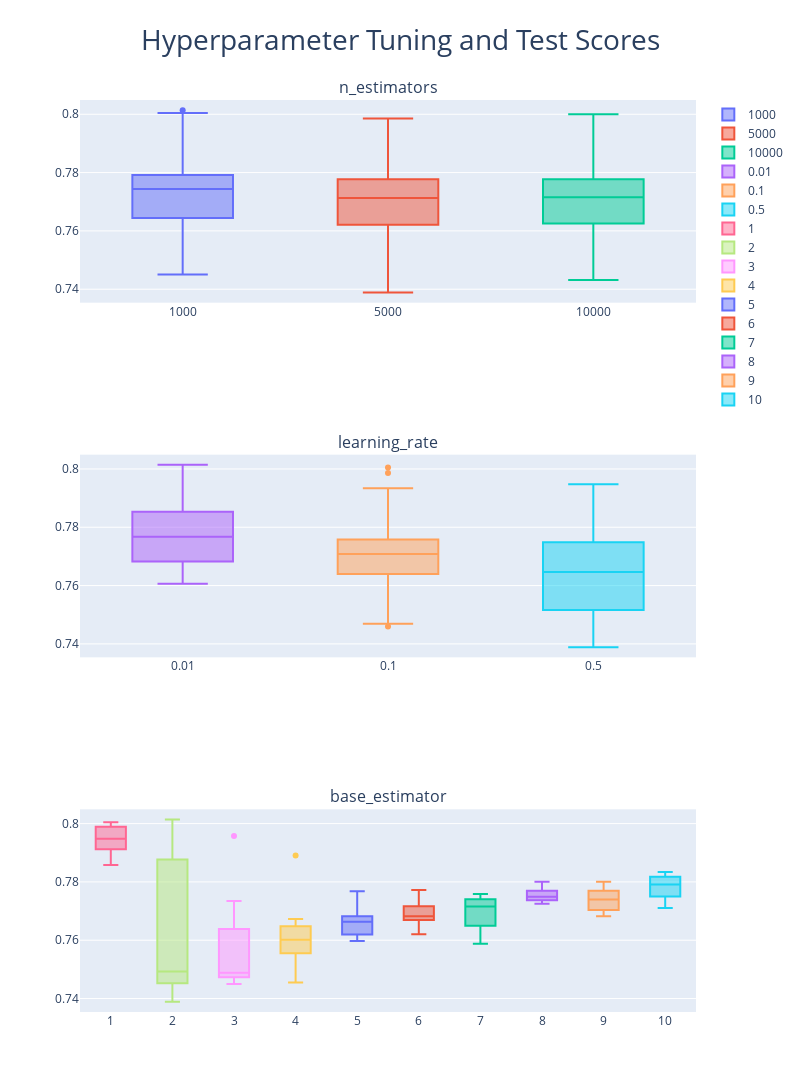

The notebook cell saved with this chart:
### Code cell
fig = make_subplots(3,1, subplot_titles=('n_estimators','learning_rate','base_estimator'))

for idc in range(len(x_nest_lst)):
    fig.add_box(y=y_nest_lst[idc],name=str(x_nest_lst[idc]), row=1,col=1)

for idc in range(len(x_lr_lst)):
    fig.add_box(y=y_lr_lst[idc],name=str(x_lr_lst[idc]), row=2,col=1)

for idc in range(len(x_base_lst)):
    fig.add_box(y=y_base_lst[idc],name=str(x_base_lst[idc]), row=3,col=1)

fig.update_layout({'title':{'text':'Hyperparameter Tuning and Test Scores', 'x':0.5, 'font':{'size':28}},
                  'width':800, 'height':1200})
    
iplot(fig)

### Figure 1 — Plotly figure (JSON) as saved in the notebook; plotly's stock layout.template omitted (floating-point values rounded to 4 significant figures)
{"data": [{"name": "1000", "type": "box", "xaxis": "x", "y": [0.7924, 0.8014, 0.7957, 0.7891, 0.7768, 0.7773, 0.7649, 0.7749, 0.7682, 0.7791, 0.8005, 0.7777, 0.7469, 0.7602, 0.7664, 0.7706, 0.7692, 0.7801, 0.7739, 0.7754, 0.7948, 0.7493, 0.745, 0.7455, 0.7616, 0.7645, 0.7588, 0.7749, 0.7768, 0.7739], "yaxis": "y"}, {"name": "5000", "type": "box", "xaxis": "x", "y": [0.7976, 0.7948, 0.7735, 0.7673, 0.7682, 0.7678, 0.7758, 0.7768, 0.7801, 0.7825, 0.7986, 0.7493, 0.7474, 0.7588, 0.7682, 0.7682, 0.7716, 0.773, 0.7777, 0.7711, 0.7858, 0.7389, 0.7488, 0.7517, 0.7621, 0.7621, 0.7649, 0.7725, 0.7749, 0.7787], "yaxis": "y"}, {"name": "10000", "type": "box", "xaxis": "x", "y": [0.8, 0.7853, 0.7607, 0.7626, 0.7654, 0.7682, 0.7744, 0.7777, 0.773, 0.7815, 0.7934, 0.746, 0.7483, 0.764, 0.7668, 0.7749, 0.7739, 0.7758, 0.7697, 0.7834, 0.7877, 0.7431, 0.7493, 0.7569, 0.7597, 0.7687, 0.7725, 0.7739, 0.7706, 0.7815], "yaxis": "y"}, {"name": "0.01", "type": "box", "xaxis": "x2", "y": [0.7924, 0.8014, 0.7957, 0.7891, 0.7768, 0.7773, 0.7649, 0.7749, 0.7682, 0.7791, 0.7976, 0.7948, 0.7735, 0.7673, 0.7682, 0.7678, 0.7758, 0.7768, 0.7801, 0.7825, 0.8, 0.7853, 0.7607, 0.7626, 0.7654, 0.7682, 0.7744, 0.7777, 0.773, 0.7815], "yaxis": "y2"}, {"name": "0.1", "type": "box", "xaxis": "x2", "y": [0.8005, 0.7777, 0.7469, 0.7602, 0.7664, 0.7706, 0.7692, 0.7801, 0.7739, 0.7754, 0.7986, 0.7493, 0.7474, 0.7588, 0.7682, 0.7682, 0.7716, 0.773, 0.7777, 0.7711, 0.7934, 0.746, 0.7483, 0.764, 0.7668, 0.7749, 0.7739, 0.7758, 0.7697, 0.7834], "yaxis": "y2"}, {"name": "0.5", "type": "box", "xaxis": "x2", "y": [0.7948, 0.7493, 0.745, 0.7455, 0.7616, 0.7645, 0.7588, 0.7749, 0.7768, 0.7739, 0.7858, 0.7389, 0.7488, 0.7517, 0.7621, 0.7621, 0.7649, 0.7725, 0.7749, 0.7787, 0.7877, 0.7431, 0.7493, 0.7569, 0.7597, 0.7687, 0.7725, 0.7739, 0.7706, 0.7815], "yaxis": "y2"}, {"name": "1", "type": "box", "xaxis": "x3", "y": [0.7924, 0.8005, 0.7948, 0.7976, 0.7986, 0.7858, 0.8, 0.7934, 0.7877], "yaxis": "y3"}, {"name": "2", "type": "box", "xaxis": "x3", "y": [0.8014, 0.7777, 0.7493, 0.7948, 0.7493, 0.7389, 0.7853, 0.746, 0.7431], "yaxis": "y3"}, {"name": "3", "type": "box", "xaxis": "x3", "y": [0.7957, 0.7469, 0.745, 0.7735, 0.7474, 0.7488, 0.7607, 0.7483, 0.7493], "yaxis": "y3"}, {"name": "4", "type": "box", "xaxis": "x3", "y": [0.7891, 0.7602, 0.7455, 0.7673, 0.7588, 0.7517, 0.7626, 0.764, 0.7569], "yaxis": "y3"}, {"name": "5", "type": "box", "xaxis": "x3", "y": [0.7768, 0.7664, 0.7616, 0.7682, 0.7682, 0.7621, 0.7654, 0.7668, 0.7597], "yaxis": "y3"}, {"name": "6", "type": "box", "xaxis": "x3", "y": [0.7773, 0.7706, 0.7645, 0.7678, 0.7682, 0.7621, 0.7682, 0.7749, 0.7687], "yaxis": "y3"}, {"name": "7", "type": "box", "xaxis": "x3", "y": [0.7649, 0.7692, 0.7588, 0.7758, 0.7716, 0.7649, 0.7744, 0.7739, 0.7725], "yaxis": "y3"}, {"name": "8", "type": "box", "xaxis": "x3", "y": [0.7749, 0.7801, 0.7749, 0.7768, 0.773, 0.7725, 0.7777, 0.7758, 0.7739], "yaxis": "y3"}, {"name": "9", "type": "box", "xaxis": "x3", "y": [0.7682, 0.7739, 0.7768, 0.7801, 0.7777, 0.7749, 0.773, 0.7697, 0.7706], "yaxis": "y3"}, {"name": "10", "type": "box", "xaxis": "x3", "y": [0.7791, 0.7754, 0.7739, 0.7825, 0.7711, 0.7787, 0.7815, 0.7834, 0.7815], "yaxis": "y3"}], "layout": {"annotations": [{"font": {"size": 16}, "showarrow": false, "text": "n_estimators", "x": 0.5, "xanchor": "center", "xref": "paper", "y": 1, "yanchor": "bottom", "yref": "paper"}, {"font": {"size": 16}, "showarrow": false, "text": "learning_rate", "x": 0.5, "xanchor": "center", "xref": "paper", "y": 0.6111, "yanchor": "bottom", "yref": "paper"}, {"font": {"size": 16}, "showarrow": false, "text": "base_estimator", "x": 0.5, "xanchor": "center", "xref": "paper", "y": 0.2222, "yanchor": "bottom", "yref": "paper"}], "height": 1200, "title": {"font": {"size": 28}, "text": "Hyperparameter Tuning and Test Scores", "x": 0.5}, "width": 800, "xaxis": {"anchor": "y", "domain": [0, 1]}, "xaxis2": {"anchor": "y2", "domain": [0, 1]}, "xaxis3": {"anchor": "y3", "domain": [0, 1]}, "yaxis": {"anchor": "x", "domain": [0.7778, 1]}, "yaxis2": {"anchor": "x2", "domain": [0.3889, 0.6111]}, "yaxis3": {"anchor": "x3", "domain": [0, 0.2222]}}}
